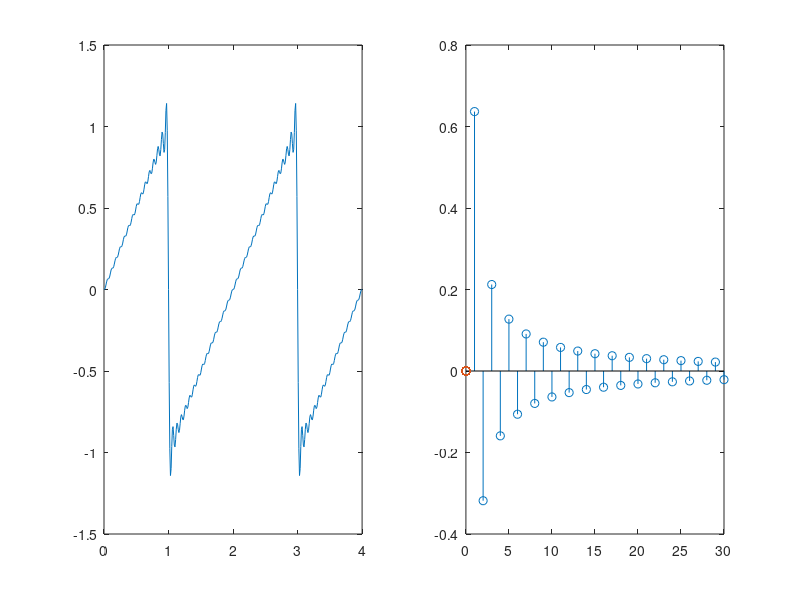

Source code (MATLAB):
clear

limit = 30;

t = 0 : 0.01 : 4;
espectro = zeros(100);
frecsvalidas = zeros(100);

k = 1;
w = pi;

x = sin(w * t);

espectro(1) = 1;
frecsvalidas(1) = w / (pi);


while k < limit

    k = k + 1;
    x = x + power(-1, (k+1)) * (1 / k) .* sin (k * w * t);

    espectro(k) = power(-1, (k+1)) / k;
    frecsvalidas(k) = k * w / (pi);

end

x = (2 / pi) .* x;
espectro = espectro .* (2 / pi);

subplot(1, 2, 1); plot(t, x)
subplot(1, 2, 2); stem(frecsvalidas, espectro)
